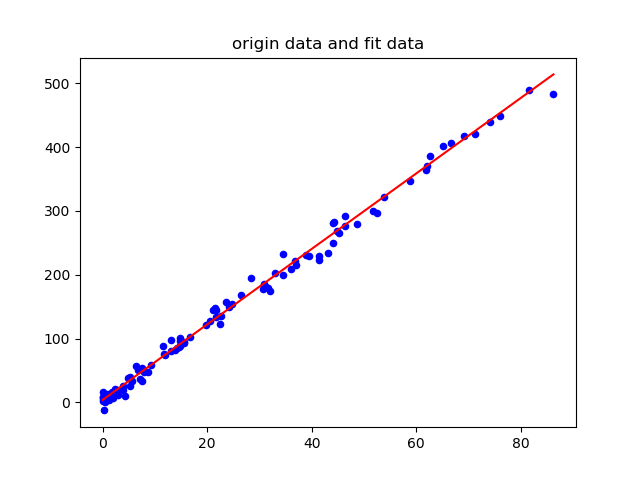

Recreate this plot in Python.
'''
author:huangchao
content:
1.linear regression realized by forloop
2.code is organized by class
3.plot the origin scatter data and fit curve
'''

import numpy as np
from matplotlib import pyplot as plt

class linear_regression_forloop:
    def __init__(self):
        print(">>>>construct linear regression model")

    #config hyper parameters
    def fit(self,learning_rate=0.01,iter_num=100,batch_size=64):
        print(">>>>config hyper parameters")
        self.learning_rate=learning_rate
        self.iter_num=iter_num
        self.batch_size=batch_size

    def print_parameters(self):
        print("hyper parameters:learning_rate={},iter_num={},batch_size={}".format(self.learning_rate,self.iter_num,self.batch_size))
        print("construct weight:w={},b={}".format(self.construct_w,self.construct_b))

    #generate random linear data
    def gen_linear_dist_data(self):
        print(">>>>generate random linear data")
        np.random.seed(0)
        self.construct_w=np.random.randint(0,10)+np.random.random()
        self.construct_b=np.random.randint(0,5)+np.random.random()
        sample_num=100
        x_list=[]
        y_list=[]
        for i in range(sample_num):
            x=np.random.randint(0,100)*np.random.random()
            y=self.construct_w*x+self.construct_b+np.random.random()*np.random.randint(-30,30)
            x_list.append(x)
            y_list.append(y)
        return x_list,y_list

    #train the model,update w,b and loss
    def train(self,x_list,y_list):
        print(">>>>train linear regression model")
        self.w=np.random.random()
        self.b=0
        sample_num=len(y_list)
        for i in range(self.iter_num):
            batch_index = np.random.choice(sample_num, self.batch_size)
            x_batch=[x_list[j] for j in batch_index]
            y_batch=[y_list[j] for j in batch_index]
            dw,db=self.calculate_gradient(x_batch,y_batch,self.w,self.b)
            self.update_parameter(dw,db)
            loss=self.calculate_loss(x_list,y_list,self.w,self.b)
            if(i%1000==0):
                print("After the {}th iterator:loss={},w={},b={},dw={},db={}".format(i,loss,self.w,self.b,dw,db))


    def calculate_gradient(self,x_batch,y_bacth,w,b):
        batch_size=len(y_bacth)
        dw=0
        db=0
        for i in range(batch_size):
            pred_y=self.prediction(x_batch[i],w,b)
            dw += (pred_y-y_bacth[i])*x_batch[i]
            db += (pred_y-y_bacth[i])
        return dw/batch_size,db/batch_size

    def prediction(self,x,w,b):
        y=x*w+b
        return y

    def update_parameter(self,dw,db):
        self.w -= self.learning_rate*dw
        self.b -= self.learning_rate*db

    def calculate_loss(self,x,y,w,b):
        num=len(x)
        average_loss=0.0
        for i in range(num):
            average_loss += (w*x[i]+b-y[i])**2
        average_loss = average_loss/(2*num)
        return average_loss



#construct model
lr_model=linear_regression_forloop()

#config model hyper parameters
lr_model.fit(learning_rate=0.001,iter_num=10000,batch_size=64)

#generate origin data
X,y=lr_model.gen_linear_dist_data()
lr_model.print_parameters()

#train the model ,update weight and loss
lr_model.train(X,y)

#plot origin data and fit curve
X_sort=X.copy()
X_sort.sort()
y_pred=[X_sort[i]*lr_model.w+lr_model.b for i in range(len(X_sort))]
plt.figure(1)
plt.scatter(X,y,s=20,c='b')
plt.plot(X_sort,y_pred,c='r')
plt.title("origin data and fit data")
plt.show()
